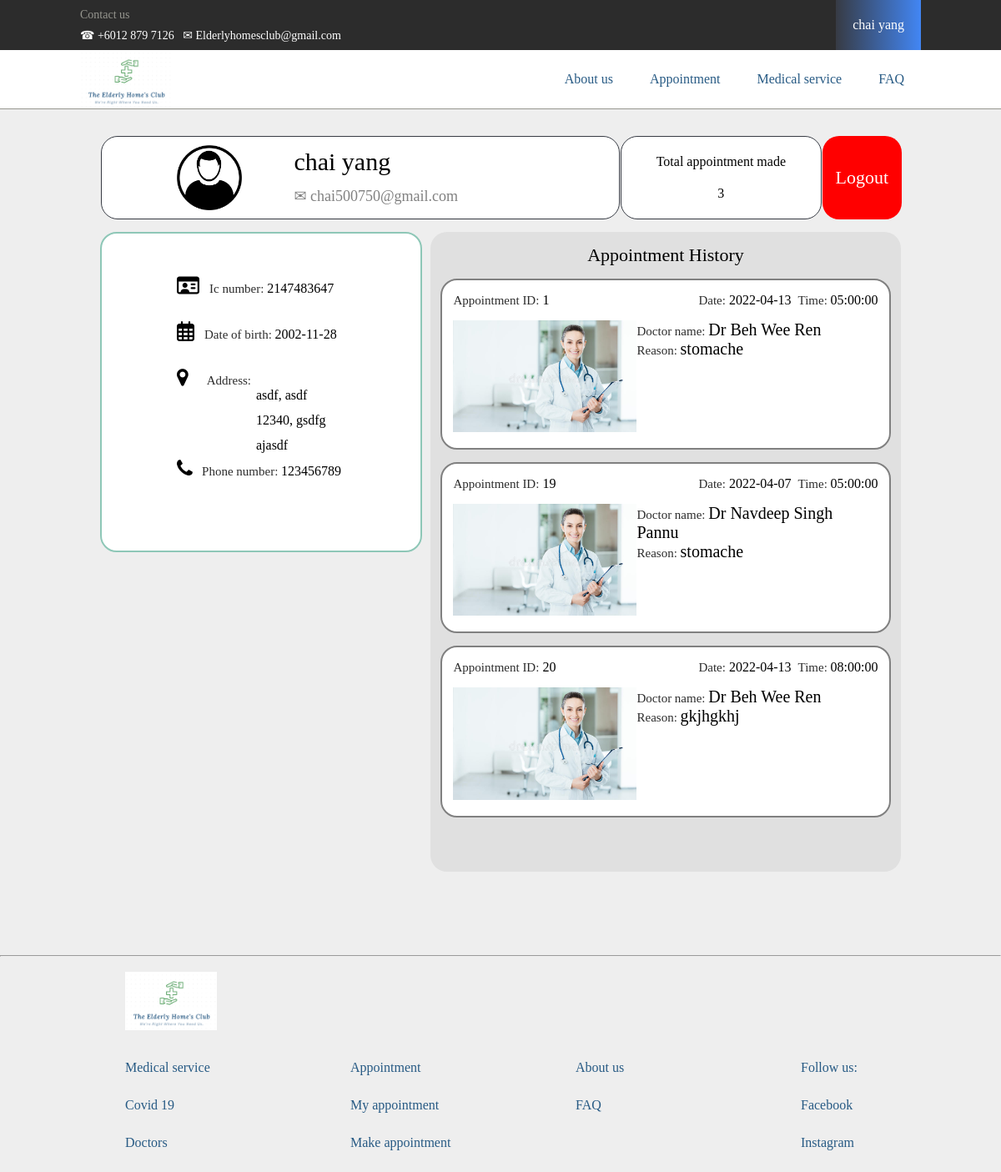
/user_profile.php (signed in), run on the app's committed database.
### tables this page shows
CREATE TABLE IF NOT EXISTS `user` (
  `user_email` varchar(255) NOT NULL,
  `user_password` varchar(20) NOT NULL,
  `user_first_name` varchar(30) NOT NULL,
  `user_last_name` varchar(50) NOT NULL,
  `user_gender` varchar(6) NOT NULL,
  `user_dob` date NOT NULL,
  `user_ic_number` varchar(12) NOT NULL,
  `user_address_line1` varchar(50) NOT NULL,
  `user_address_line2` varchar(50) NOT NULL,
  `user_postal_code` varchar(5) NOT NULL,
  `user_city` varchar(30) NOT NULL,
  `user_state` varchar(30) NOT NULL,
  `user_pnumber` varchar(16) NOT NULL,
  PRIMARY KEY (`user_email`)
);

CREATE TABLE IF NOT EXISTS `doctor_schedule` (
  `doc_schedule_id` int NOT NULL AUTO_INCREMENT,
  `doctor_id` int NOT NULL,
  `schedule_date` date NOT NULL,
  `sche_start_time` time NOT NULL,
  `sche_end_time` time NOT NULL,
  `average_time_slot` time NOT NULL COMMENT '(minute)',
  PRIMARY KEY (`doc_schedule_id`),
  KEY `doctor_id` (`doctor_id`)
);

CREATE TABLE IF NOT EXISTS `appointment` (
  `appointment_id` int NOT NULL AUTO_INCREMENT,
  `user_email` varchar(255) NOT NULL,
  `doc_schedule_id` int DEFAULT NULL,
  `appointment_time` time NOT NULL,
  `appointment_status` varchar(15) NOT NULL,
  `user_reason` varchar(255) NOT NULL,
  PRIMARY KEY (`appointment_id`),
  KEY `user_email` (`user_email`),
  KEY `doc_schedule_id` (`doc_schedule_id`)
);

CREATE TABLE IF NOT EXISTS `doctor` (
  `doctor_id` int NOT NULL AUTO_INCREMENT,
  `doctor_name` varchar(50) NOT NULL,
  `doctor_specialist` varchar(255) NOT NULL,
  `doctor_edu_level` varchar(50) NOT NULL,
  `doctor_experience` int NOT NULL COMMENT 'doctor year of experience',
  `doctor_about` varchar(1000) NOT NULL,
  `doctor_portrait` longblob NOT NULL,
  PRIMARY KEY (`doctor_id`)
);

### user_profile.php (the view, shortened to what this page needs)
<!DOCTYPE html>
<html lang="en">
<head>
    <link rel="stylesheet" href="https://cdnjs.cloudflare.com/ajax/libs/font-awesome/4.7.0/css/font-awesome.min.css">
</head>
<body>
    <div id="headerspace"><?php include('header-footer/header.php')?></div> <br>
    <div id="head-container">
        <div id="user-header">
            <div>
            <?php
            include('conn.php');
            $sql = "SELECT * FROM user WHERE user_email = '$user_email'";
            $result = mysqli_query($con, $sql);
            $row = mysqli_fetch_array($result);
            if ($row['user_gender'] == "male") {
                echo "<img class='head-img' src='media/male.png'>";
            }
            else {
                echo "<img class='head-img' src='media/female.png'>";
            }?>
            </div>
            <div class="user-title">
                <div class="user-name"><?php echo $row['user_first_name']. " " . $row['user_last_name']?></div>
                <div style="font-size: 18px; color: gray">&#9993; <?php echo $user_email ?></div>
            </div>
        </div>
        <div id="total-appointment">
            <?php include('conn.php');
            $sql = "SELECT COUNT(user_email) FROM appointment WHERE user_email = '$user_email'";
            $result = mysqli_query($con, $sql);
            $count = mysqli_fetch_array($result);
            ?>
            Total appointment made<span><?php echo $count[0]?><span>
        </div>
        <form method="post" id="logout-form">
            <button name="logout">Logout</button>
        </form>
    </div>
    <div class="mid-container">
        <div class="user-information">
            <ul class="user-information-first-ul">
                <li><i class="fa fa-id-card-o" style="font-size:24px"></i>&nbsp;&nbsp; <span class="label">Ic number: </span><?php echo $row['user_ic_number']?></li>
                <li><i class='far fa-calendar-alt' style='font-size:24px'></i>&nbsp;&nbsp; <span class="label">Date of birth: </span><?php echo $row['user_dob']?></li>
                <li><i class="fa fa-map-marker" style="font-size:24px"></i>
                <span class="label">&nbsp;&nbsp;&nbsp;&nbsp; Address: </span>
                <ul>
                    <?php echo '<li class="user-address">'. $row['user_address_line1']. ', ' . $row['user_address_line2']. '</li>'?>
                    <?php echo '<li class="user-address">'. $row['user_postal_code']. ', ' . $row['user_city']. '</li>'?>
                    <?php echo '<li class="user-address">'. $row['user_state'] . '</li>'?>
                </ul></li><br><br><br>
                <li><i class="fa fa-phone" style="font-size:24px"></i><span class="label">&nbsp;&nbsp; Phone number: </span><?php echo $row['user_pnumber']?></li>
            </ul>
        </div>
        <div class="user-history-container">
            <div class="title2">Appointment History</div>
            <?php include('conn.php');
            $sql = "SELECT d.doctor_name,  ds.schedule_date, a.*
            FROM doctor_schedule ds, appointment a, doctor d
            WHERE a.doc_schedule_id = ds.doc_schedule_id AND d.doctor_id = ds.doctor_id
            AND a.user_email = '$user_email'";
            $result = mysqli_query($con, $sql);
            foreach ($result as $row) {
            ?>
                <div class="user-history-record">
                    <div class="appointment-num">
                        <div class="appointment-id">
                            <span class="label">Appointment ID:</span> <?php echo $row['appointment_id']?>
                        </div>
                        <div class="appointment-date-time">
                            <span class="label">Date:</span> <?php echo $row['schedule_date']?>&nbsp;&nbsp;<span class="label">Time: </span><?php echo $row['appointment_time']?>
                        </div>
                    </div>
                    <div class="doc-information">
                        <div class="doc-img">
                            <img src="media/doctor1.jpg">
                        </div>
                        <div class="appointment-data">
                            <span class="label">Doctor name: </span><?php echo $row['doctor_name']?> <br>
                            <span class="label">Reason: </span>
                            <?php if ($row['user_reason'] == "") {
                            echo "empty";
                            } else {
                                echo $row['user_reason'];
                            }
                            ?>
                        </div>
                    </div>
                </div>
            <?php }?>
        </div>
    </div>
    <div id="footer"><?php include('header-footer/footer.php')?></div>
</body>
</html>

### header-footer/header.php (shortened to what this page needs)
<!DOCTYPE html>
<html lang="en">
<head>
</head>
<body>
    <div id="fixedheader">
        <div class="header1">
            <div>
                <span class="contactus">Contact us</span><br>
                <span class="contactusdetails">&#9742; +6012 879 7126&nbsp;&nbsp; &#9993; Elderlyhomesclub@gmail.com</span>
            </div>
            <div>
                <?php
                if (isset($_SESSION['user'])) {
                    include('conn.php');
                    $user_email = $_SESSION['user'];
                    $sql = "SELECT user_first_name, user_last_name
                            FROM user WHERE user_email = '$user_email'";
                    $result = mysqli_query($con, $sql);
                    $row = mysqli_fetch_array($result);
                    echo "<a href='user_profile.php'>".$row['user_first_name']. " " . $row['user_last_name']."</a>";
                } else {
                    echo "<a href='login.php'>Login | Sign up</a>";
                }
                ?>
            </div>
        </div>
        <div class="header2">
            <div class="ehclogo">
                <a href="index.php"><img src="media/ehclogo.png"></a>
            </div>
            <div class="headernav">
                <a href="aboutus.php">About us</a>
                <div class="dropdown">
                <a href="appointment.php">Appointment</a>
                </div>
                <div class="dropdown">
                <a disabled>Medical service</a>
                </div>
                <a href="faq.php">FAQ</a>
            </div>
        </div>
    </div>
</body>
</html>

### user_profile.php (style rules this page uses)
div#headerspace { height: 130px; }
div#head-container { display: flex; width: 80%; margin: 15px auto; height: 100px; justify-content: row; }
#user-header, #total-appointment { border: 1.5px #373b44 solid; border-radius: 20px; background-color: white; margin-left: 1px; }
body { background-color: #eee; }
#user-header { width: 65%; display: flex; }
#total-appointment { width: 25%; text-align: center; line-height: 60px; }
#total-appointment span { display: block; line-height: 15px; }
#logout-form { width: 15%; }
#logout-form button { display: block; width: 100%; height: 100%; border-radius: 20px; border: 0; padding: 0; font-size: 22px; background-color: red; color: white; margin-left: 1px; cursor: pointer; }
.user-title { margin-left: 10%; width: 48%; }
.user-name { font-size: 30px; line-height: 60px; }
.head-img { height: 80%; margin: 10px 0 0 90px; }
.title2 { text-align: center; margin-top: 15px; font-size: 22px; }
#logout-form { width: 10%; text-align: center; }
.mid-container { width: 80%; margin: 0 auto; height: auto; border-radius: 20px; display: flex; }
.user-information { width: 40%; border: 2px #8ec7b7 solid; height: 380px; border-radius: 20px; background-color: white; }
.user-information-first-ul { display: inline-block; width: auto; margin: 50px auto; list-style-type: none; padding: 0; margin-left: 90px; }
.user-information li:not(.user-address) { display: block; height: 55px; }
.user-address { display: block; height: 30px; margin-left: 35%; }
.appointment-num { display: flex; justify-content: space-between; margin: 15px auto; width: 95%; }
.user-history-container { width: 59%; min-height: 600px; height: auto; margin-bottom: 100px; padding-bottom: 50px; border-radius: 20px; margin-left: 1%; background: #e0e0e0; }
.user-history-record { width: 95%; min-height: 200px; margin: 15px auto; border: 2px solid grey; border-radius: 20px; background-color: white; }
.doc-information { display: flex; margin: 15px auto; width: 95%; }
.doc-img, .doc-img img { width: 220px; height: auto; }
.appointment-data { font-size: 20px; }
.label { font-size: 15px; color: #2c2c2c; }

### header-footer/header.php (style rules this page uses)
body { font-family: "Microsoft yahei"; margin: 0; }
#fixedheader { position: fixed; width: 100%; }
a, a:visited { text-decoration: none; color:#275A84; }
.header1 { height: 60px; background-color: #2C2C2C; display: flex; justify-content: space-between; width: 100%; }
.header1 div:nth-child(1) { margin-left: 8%; font-size: 14px; }
.contactus { color: #96968F; line-height: 35px; }
.contactusdetails { line-height: 14px; color: white; height: 30px; }
.header1 div:nth-child(2) { margin-right: 8%; }
.header1 a, .header1 a:visited { height: 60px; width: auto; padding: 0px 20px; line-height: 60px; background: linear-gradient(to right, #373b44, #4286f4); text-align: center; color: white; display: inline-block; }
.header2 { background-color: white; border-bottom: #96968F; border-bottom-style: solid; border-bottom-width: 1px; height: 70px; display: flex; justify-content: space-between; width: 100%; }
.ehclogo { margin-left: 8%; }
.ehclogo img { height: 70px; width: 110px; }
.headernav { margin-right: 8%; }
.headernav a { line-height: 70px; padding: 0px 20px; height: 70px; display: inline-block; }
.dropdown { display: inline-block; }
.dropdown a { padding: 0px 20px; }

### header-footer/footer.php (style rules this page uses)
* { font-family: "Microsoft yahei"; margin: 0px; }

### data on the page
user: user_first_name "chai", user_last_name "yang", user_ic_number "2147483647", user_dob "2002-11-28", user_address_line1 "asdf", user_address_line2 "asdf", user_postal_code "12340", user_city "gsdfg", user_state "ajasdf", user_pnumber "123456789"
doctor_schedule: appointment.appointment_id "1", schedule_date "2022-04-13", appointment.appointment_time "05:00:00", doctor.doctor_name "Dr Beh Wee Ren", appointment.user_reason "stomache", appointment.appointment_id "20", appointment.appointment_time "08:00:00", appointment.user_reason "gkjhgkhj"
doctor_schedule: appointment.appointment_id "19", schedule_date "2022-04-07", appointment.appointment_time "05:00:00", doctor.doctor_name "Dr Navdeep Singh Pannu", appointment.user_reason "stomache"

### other printed values
$user_email "chai500750@gmail.com"
$count[0] "3"
